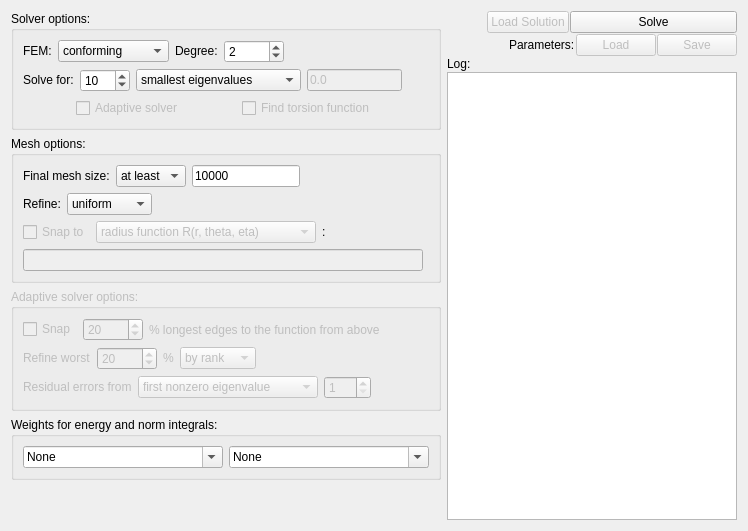
      <widget class="QWidget" name="otherTab">
       <property name="sizePolicy">
        <sizepolicy hsizetype="Expanding" vsizetype="Expanding">
         <horstretch>0</horstretch>
         <verstretch>0</verstretch>
        </sizepolicy>
       </property>
       <attribute name="title">
        <string>Other options</string>
       </attribute>
       <layout class="QHBoxLayout" name="horizontalLayout_13">
        <property name="sizeConstraint">
         <enum>QLayout::SetNoConstraint</enum>
        </property>
        <item>
         <layout class="QVBoxLayout" name="verticalLayout_11">
          <item>
           <widget class="QGroupBox" name="groupBox_3">
            <property name="sizePolicy">
             <sizepolicy hsizetype="Fixed" vsizetype="Fixed">
              <horstretch>0</horstretch>
              <verstretch>0</verstretch>
             </sizepolicy>
            </property>
            <property name="minimumSize">
             <size>
              <width>430</width>
              <height>0</height>
             </size>
            </property>
            <property name="maximumSize">
             <size>
              <width>430</width>
              <height>16777215</height>
             </size>
            </property>
            <property name="title">
             <string>Solver options:</string>
            </property>
            <layout class="QVBoxLayout" name="verticalLayout_14">
             <item>
              <layout class="QHBoxLayout" name="horizontalLayout_14">
               <item>
                <widget class="QLabel" name="label_15">
                 <property name="sizePolicy">
                  <sizepolicy hsizetype="Fixed" vsizetype="Fixed">
                   <horstretch>0</horstretch>
                   <verstretch>0</verstretch>
                  </sizepolicy>
                 </property>
                 <property name="text">
                  <string>FEM:</string>
                 </property>
                </widget>
               </item>
               <item>
                <widget class="QComboBox" name="femType">
                 <property name="sizePolicy">
                  <sizepolicy hsizetype="Fixed" vsizetype="Fixed">
                   <horstretch>0</horstretch>
                   <verstretch>0</verstretch>
                  </sizepolicy>
                 </property>
                 <item>
                  <property name="text">
                   <string>conforming</string>
                  </property>
                 </item>
                 <item>
                  <property name="text">
                   <string>nonconforming</string>
                  </property>
                 </item>
                 <item>
                  <property name="text">
                   <string>lower bound</string>
                  </property>
                 </item>
                </widget>
               </item>
               <item>
                <widget class="QLabel" name="label_17">
                 <property name="sizePolicy">
                  <sizepolicy hsizetype="Fixed" vsizetype="Fixed">
                   <horstretch>0</horstretch>
                   <verstretch>0</verstretch>
                  </sizepolicy>
                 </property>
                 <property name="text">
                  <string>Degree:</string>
                 </property>
                </widget>
               </item>
               <item>
                <widget class="QSpinBox" name="femDegree">
                 <property name="sizePolicy">
                  <sizepolicy hsizetype="Fixed" vsizetype="Fixed">
                   <horstretch>0</horstretch>
                   <verstretch>0</verstretch>
                  </sizepolicy>
                 </property>
                 <property name="minimumSize">
                  <size>
                   <width>60</width>
                   <height>0</height>
                  </size>
                 </property>
                 <property name="maximumSize">
                  <size>
                   <width>60</width>
                   <height>16777215</height>
                  </size>
                 </property>
                 <property name="minimum">
                  <number>1</number>
                 </property>
                 <property name="maximum">
                  <number>3</number>
                 </property>
                 <property name="value">
                  <number>2</number>
                 </property>
                </widget>
               </item>
               <item>
                <spacer name="horizontalSpacer_9">
                 <property name="orientation">
                  <enum>Qt::Horizontal</enum>
                 </property>
                 <property name="sizeHint" stdset="0">
                  <size>
                   <width>40</width>
                   <height>20</height>
                  </size>
                 </property>
                </spacer>
               </item>
              </layout>
             </item>
             <item>
              <layout class="QHBoxLayout" name="horizontalLayout_11">
               <item>
                <widget class="QLabel" name="label_16">
                 <property name="sizePolicy">
                  <sizepolicy hsizetype="Fixed" vsizetype="Fixed">
                   <horstretch>0</horstretch>
                   <verstretch>0</verstretch>
                  </sizepolicy>
                 </property>
                 <property name="text">
                  <string>Solve for:</string>
                 </property>
                </widget>
               </item>
               <item>
                <widget class="QSpinBox" name="solveNumber">
                 <property name="sizePolicy">
                  <sizepolicy hsizetype="Fixed" vsizetype="Fixed">
                   <horstretch>0</horstretch>
                   <verstretch>0</verstretch>
                  </sizepolicy>
                 </property>
                 <property name="minimumSize">
                  <size>
                   <width>50</width>
                   <height>0</height>
                  </size>
                 </property>
                 <property name="maximumSize">
                  <size>
                   <width>50</width>
                   <height>16777215</height>
                  </size>
                 </property>
                 <property name="minimum">
                  <number>1</number>
                 </property>
                 <property name="maximum">
                  <number>100</number>
                 </property>
                 <property name="value">
                  <number>10</number>
                 </property>
                </widget>
               </item>
               <item>
                <widget class="QComboBox" name="solveType">
                 <property name="sizePolicy">
                  <sizepolicy hsizetype="Fixed" vsizetype="Fixed">
                   <horstretch>0</horstretch>
                   <verstretch>0</verstretch>
                  </sizepolicy>
                 </property>
                 <property name="minimumSize">
                  <size>
                   <width>165</width>
                   <height>0</height>
                  </size>
                 </property>
                 <property name="maximumSize">
                  <size>
                   <width>165</width>
                   <height>16777215</height>
                  </size>
                 </property>
                 <item>
                  <property name="text">
                   <string>smallest eigenvalues</string>
                  </property>
                 </item>
                 <item>
                  <property name="text">
                   <string>eigenvalues close to</string>
                  </property>
                 </item>
                </widget>
               </item>
               <item>
                <widget class="QLineEdit" name="targetValue">
                 <property name="enabled">
                  <bool>false</bool>
                 </property>
                 <property name="text">
                  <string>0.0</string>
                 </property>
                </widget>
               </item>
               <item>
                <spacer name="horizontalSpacer_7">
                 <property name="orientation">
                  <enum>Qt::Horizontal</enum>
                 </property>
                 <property name="sizeHint" stdset="0">
                  <size>
                   <width>40</width>
                   <height>20</height>
                  </size>
                 </property>
                </spacer>
               </item>
              </layout>
             </item>
             <item>
              <layout class="QHBoxLayout" name="horizontalLayout_23">
               <item>
                <widget class="QCheckBox" name="adaptive">
                 <property name="enabled">
                  <bool>false</bool>
                 </property>
                 <property name="sizePolicy">
                  <sizepolicy hsizetype="Fixed" vsizetype="Fixed">
                   <horstretch>0</horstretch>
                   <verstretch>0</verstretch>
                  </sizepolicy>
                 </property>
                 <property name="text">
                  <string>Adaptive solver</string>
                 </property>
                </widget>
               </item>
               <item>
                <widget class="QCheckBox" name="torsion">
                 <property name="enabled">
                  <bool>false</bool>
                 </property>
                 <property name="sizePolicy">
                  <sizepolicy hsizetype="Fixed" vsizetype="Fixed">
                   <horstretch>0</horstretch>
                   <verstretch>0</verstretch>
                  </sizepolicy>
                 </property>
                 <property name="text">
                  <string>Find torsion function</string>
                 </property>
                </widget>
               </item>
              </layout>
             </item>
            </layout>
           </widget>
          </item>
          <item>
           <widget class="QGroupBox" name="groupBox_2">
            <property name="sizePolicy">
             <sizepolicy hsizetype="Fixed" vsizetype="Fixed">
              <horstretch>0</horstretch>
              <verstretch>0</verstretch>
             </sizepolicy>
            </property>
            <property name="minimumSize">
             <size>
              <width>430</width>
              <height>0</height>
             </size>
            </property>
            <property name="maximumSize">
             <size>
              <width>430</width>
              <height>16777215</height>
             </size>
            </property>
            <property name="title">
             <string>Mesh options:</string>
            </property>
            <layout class="QVBoxLayout" name="verticalLayout_13">
             <item>
              <layout class="QHBoxLayout" name="horizontalLayout_10">
               <item>
                <widget class="QLabel" name="label_12">
                 <property name="sizePolicy">
                  <sizepolicy hsizetype="Fixed" vsizetype="Fixed">
                   <horstretch>0</horstretch>
                   <verstretch>0</verstretch>
                  </sizepolicy>
                 </property>
                 <property name="text">
                  <string>Final mesh size:</string>
                 </property>
                </widget>
               </item>
               <item>
                <widget class="QComboBox" name="meshLimit">
                 <property name="sizePolicy">
                  <sizepolicy hsizetype="Fixed" vsizetype="Fixed">
                   <horstretch>0</horstretch>
                   <verstretch>0</verstretch>
                  </sizepolicy>
                 </property>
                 <item>
                  <property name="text">
                   <string>at least</string>
                  </property>
                 </item>
                 <item>
                  <property name="text">
                   <string>at most</string>
                  </property>
                 </item>
                </widget>
               </item>
               <item>
                <widget class="QLineEdit" name="meshSize">
                 <property name="sizePolicy">
                  <sizepolicy hsizetype="Fixed" vsizetype="Fixed">
                   <horstretch>0</horstretch>
                   <verstretch>0</verstretch>
                  </sizepolicy>
                 </property>
                 <property name="text">
                  <string>10000</string>
                 </property>
                </widget>
               </item>
               <item>
                <spacer name="horizontalSpacer_5">
                 <property name="orientation">
                  <enum>Qt::Horizontal</enum>
                 </property>
                 <property name="sizeHint" stdset="0">
                  <size>
                   <width>40</width>
                   <height>20</height>
                  </size>
                 </property>
                </spacer>
               </item>
              </layout>
             </item>
             <item>
              <layout class="QHBoxLayout" name="horizontalLayout_12">
               <item>
                <widget class="QLabel" name="label_14">
                 <property name="sizePolicy">
                  <sizepolicy hsizetype="Fixed" vsizetype="Fixed">
                   <horstretch>0</horstretch>
                   <verstretch>0</verstretch>
                  </sizepolicy>
                 </property>
                 <property name="text">
                  <string>Refine:</string>
                 </property>
                </widget>
               </item>
               <item>
                <widget class="QComboBox" name="refine">
                 <property name="sizePolicy">
                  <sizepolicy hsizetype="Fixed" vsizetype="Fixed">
                   <horstretch>0</horstretch>
                   <verstretch>0</verstretch>
                  </sizepolicy>
                 </property>
                 <item>
                  <property name="text">
                   <string>uniform</string>
                  </property>
                 </item>
                 <item>
                  <property name="text">
                   <string>long edge</string>
                  </property>
                 </item>
                </widget>
               </item>
               <item>
                <spacer name="horizontalSpacer_6">
                 <property name="orientation">
                  <enum>Qt::Horizontal</enum>
                 </property>
                 <property name="sizeType">
                  <enum>QSizePolicy::MinimumExpanding</enum>
                 </property>
                 <property name="sizeHint" stdset="0">
                  <size>
                   <width>40</width>
                   <height>20</height>
                  </size>
                 </property>
                </spacer>
               </item>
              </layout>
             </item>
             <item>
              <layout class="QHBoxLayout" name="horizontalLayout_15">
               <item>
                <widget class="QCheckBox" name="snap">
                 <property name="enabled">
                  <bool>false</bool>
                 </property>
                 <property name="sizePolicy">
                  <sizepolicy hsizetype="Fixed" vsizetype="Fixed">
                   <horstretch>0</horstretch>
                   <verstretch>0</verstretch>
                  </sizepolicy>
                 </property>
                 <property name="text">
                  <string>Snap to</string>
                 </property>
                </widget>
               </item>
               <item>
                <widget class="QComboBox" name="snapType">
                 <property name="enabled">
                  <bool>false</bool>
                 </property>
                 <property name="minimumSize">
                  <size>
                   <width>220</width>
                   <height>0</height>
                  </size>
                 </property>
                 <property name="maximumSize">
                  <size>
                   <width>200</width>
                   <height>16777215</height>
                  </size>
                 </property>
                 <item>
                  <property name="text">
                   <string>radius function R(r, theta, eta)</string>
                  </property>
                 </item>
                 <item>
                  <property name="text">
                   <string>revolution (R(r, theta), z)</string>
                  </property>
                 </item>
                 <item>
                  <property name="text">
                   <string>width (F(y, z), y, z)</string>
                  </property>
                 </item>
                 <item>
                  <property name="text">
                   <string>depth (x, F(x, z), z)</string>
                  </property>
                 </item>
                 <item>
                  <property name="text">
                   <string>height (x, y, F(z))</string>
                  </property>
                 </item>
                </widget>
               </item>
               <item>
                <widget class="QLabel" name="label_18">
                 <property name="sizePolicy">
                  <sizepolicy hsizetype="Fixed" vsizetype="Preferred">
                   <horstretch>0</horstretch>
                   <verstretch>0</verstretch>
                  </sizepolicy>
                 </property>
                 <property name="text">
                  <string>:</string>
                 </property>
                </widget>
               </item>
               <item>
                <spacer name="horizontalSpacer_8">
                 <property name="orientation">
                  <enum>Qt::Horizontal</enum>
                 </property>
                 <property name="sizeType">
                  <enum>QSizePolicy::MinimumExpanding</enum>
                 </property>
                 <property name="sizeHint" stdset="0">
                  <size>
                   <width>40</width>
                   <height>20</height>
                  </size>
                 </property>
                </spacer>
               </item>
              </layout>
             </item>
             <item>
              <widget class="QLineEdit" name="snapFunction">
               <property name="enabled">
                <bool>false</bool>
               </property>
               <property name="sizePolicy">
                <sizepolicy hsizetype="Fixed" vsizetype="Fixed">
                 <horstretch>0</horstretch>
                 <verstretch>0</verstretch>
                </sizepolicy>
               </property>
               <property name="minimumSize">
                <size>
                 <width>400</width>
                 <height>0</height>
                </size>
               </property>
               <property name="maximumSize">
                <size>
                 <width>400</width>
                 <height>16777215</height>
                </size>
               </property>
              </widget>
             </item>
            </layout>
           </widget>
          </item>
          <item>
           <widget class="QGroupBox" name="groupBox">
            <property name="enabled">
             <bool>false</bool>
            </property>
            <property name="sizePolicy">
             <sizepolicy hsizetype="Fixed" vsizetype="Fixed">
              <horstretch>0</horstretch>
              <verstretch>0</verstretch>
             </sizepolicy>
            </property>
            <property name="minimumSize">
             <size>
              <width>430</width>
              <height>0</height>
             </size>
            </property>
            <property name="maximumSize">
             <size>
              <width>430</width>
              <height>16777215</height>
             </size>
            </property>
            <property name="title">
             <string>Adaptive solver options:</string>
            </property>
            <layout class="QVBoxLayout" name="verticalLayout_15">
             <item>
              <layout class="QHBoxLayout" name="horizontalLayout_18">
               <item>
                <widget class="QCheckBox" name="adaptiveSnap">
                 <property name="sizePolicy">
                  <sizepolicy hsizetype="Fixed" vsizetype="Fixed">
                   <horstretch>0</horstretch>
                   <verstretch>0</verstretch>
                  </sizepolicy>
                 </property>
                 <property name="text">
                  <string>Snap</string>
                 </property>
                </widget>
               </item>
               <item>
                <widget class="QSpinBox" name="snapPercent">
                 <property name="enabled">
                  <bool>false</bool>
                 </property>
                 <property name="sizePolicy">
                  <sizepolicy hsizetype="Fixed" vsizetype="Fixed">
                   <horstretch>0</horstretch>
                   <verstretch>0</verstretch>
                  </sizepolicy>
                 </property>
                 <property name="minimumSize">
                  <size>
                   <width>60</width>
                   <height>0</height>
                  </size>
                 </property>
                 <property name="maximumSize">
                  <size>
                   <width>60</width>
                   <height>16777215</height>
                  </size>
                 </property>
                 <property name="minimum">
                  <number>1</number>
                 </property>
                 <property name="maximum">
                  <number>100</number>
                 </property>
                 <property name="value">
                  <number>20</number>
                 </property>
                </widget>
               </item>
               <item>
                <widget class="QLabel" name="label_21">
                 <property name="text">
                  <string>% longest edges to the function from above</string>
                 </property>
                </widget>
               </item>
              </layout>
             </item>
             <item>
              <layout class="QHBoxLayout" name="horizontalLayout_17">
               <item>
                <widget class="QLabel" name="label_19">
                 <property name="sizePolicy">
                  <sizepolicy hsizetype="Fixed" vsizetype="Fixed">
                   <horstretch>0</horstretch>
                   <verstretch>0</verstretch>
                  </sizepolicy>
                 </property>
                 <property name="text">
                  <string>Refine worst</string>
                 </property>
                </widget>
               </item>
               <item>
                <widget class="QSpinBox" name="adaptivePercent">
                 <property name="sizePolicy">
                  <sizepolicy hsizetype="Fixed" vsizetype="Fixed">
                   <horstretch>0</horstretch>
                   <verstretch>0</verstretch>
                  </sizepolicy>
                 </property>
                 <property name="minimumSize">
                  <size>
                   <width>60</width>
                   <height>0</height>
                  </size>
                 </property>
                 <property name="maximumSize">
                  <size>
                   <width>60</width>
                   <height>16777215</height>
                  </size>
                 </property>
                 <property name="minimum">
                  <number>1</number>
                 </property>
                 <property name="value">
                  <number>20</number>
                 </property>
                </widget>
               </item>
               <item>
                <widget class="QLabel" name="label_20">
                 <property name="sizePolicy">
                  <sizepolicy hsizetype="Fixed" vsizetype="Fixed">
                   <horstretch>0</horstretch>
                   <verstretch>0</verstretch>
                  </sizepolicy>
                 </property>
                 <property name="text">
                  <string>%</string>
                 </property>
                </widget>
               </item>
               <item>
                <widget class="QComboBox" name="adaptiveType">
                 <item>
                  <property name="text">
                   <string>by rank</string>
                  </property>
                 </item>
                 <item>
                  <property name="text">
                   <string>by value</string>
                  </property>
                 </item>
                </widget>
               </item>
               <item>
                <spacer name="horizontalSpacer_10">
                 <property name="orientation">
                  <enum>Qt::Horizontal</enum>
                 </property>
                 <property name="sizeType">
                  <enum>QSizePolicy::MinimumExpanding</enum>
                 </property>
                 <property name="sizeHint" stdset="0">
                  <size>
                   <width>40</width>
                   <height>20</height>
                  </size>
                 </property>
                </spacer>
               </item>
              </layout>
             </item>
             <item>
              <layout class="QHBoxLayout" name="horizontalLayout_19">
               <item>
                <widget class="QLabel" name="label_22">
                 <property name="sizePolicy">
                  <sizepolicy hsizetype="Fixed" vsizetype="Fixed">
                   <horstretch>0</horstretch>
                   <verstretch>0</verstretch>
                  </sizepolicy>
                 </property>
                 <property name="text">
                  <string>Residual errors from</string>
                 </property>
                </widget>
               </item>
               <item>
                <widget class="QComboBox" name="residualType">
                 <property name="sizePolicy">
                  <sizepolicy hsizetype="Fixed" vsizetype="Fixed">
                   <horstretch>0</horstretch>
                   <verstretch>0</verstretch>
                  </sizepolicy>
                 </property>
                 <property name="minimumSize">
                  <size>
                   <width>180</width>
                   <height>0</height>
                  </size>
                 </property>
                 <item>
                  <property name="text">
                   <string>first nonzero eigenvalue</string>
                  </property>
                 </item>
                 <item>
                  <property name="text">
                   <string>eigenvalue number</string>
                  </property>
                 </item>
                 <item>
                  <property name="text">
                   <string>torsion function</string>
                  </property>
                 </item>
                </widget>
               </item>
               <item>
                <widget class="QSpinBox" name="residualNumber">
                 <property name="enabled">
                  <bool>false</bool>
                 </property>
                 <property name="minimum">
                  <number>1</number>
                 </property>
                 <property name="maximum">
                  <number>100</number>
                 </property>
                </widget>
               </item>
               <item>
                <spacer name="horizontalSpacer_11">
                 <property name="orientation">
                  <enum>Qt::Horizontal</enum>
                 </property>
                 <property name="sizeHint" stdset="0">
                  <size>
                   <width>0</width>
                   <height>20</height>
                  </size>
                 </property>
                </spacer>
               </item>
              </layout>
             </item>
            </layout>
           </widget>
          </item>
          <item>
           <widget class="QGroupBox" name="groupBox_4">
            <property name="title">
             <string>Weights for energy and norm integrals:</string>
            </property>
            <layout class="QHBoxLayout" name="horizontalLayout_20">
             <item>
              <widget class="QComboBox" name="weightTop">
               <property name="editable">
                <bool>true</bool>
               </property>
               <property name="currentIndex">
                <number>0</number>
               </property>
               <item>
                <property name="text">
                 <string>None</string>
                </property>
               </item>
               <item>
                <property name="text">
                 <string>Gaussian</string>
                </property>
               </item>
              </widget>
             </item>
             <item>
              <widget class="QComboBox" name="weightBottom">
               <property name="editable">
                <bool>true</bool>
               </property>
               <item>
                <property name="text">
                 <string>None</string>
                </property>
               </item>
               <item>
                <property name="text">
                 <string>Gaussian</string>
                </property>
               </item>
              </widget>
             </item>
            </layout>
           </widget>
          </item>
          <item>
           <spacer name="verticalSpacer">
            <property name="orientation">
             <enum>Qt::Vertical</enum>
            </property>
            <property name="sizeHint" stdset="0">
             <size>
              <width>20</width>
              <height>40</height>
             </size>
            </property>
           </spacer>
          </item>
         </layout>
        </item>
        <item>
         <layout class="QVBoxLayout" name="verticalLayout_12">
          <property name="spacing">
           <number>1</number>
          </property>
          <item>
           <layout class="QHBoxLayout" name="horizontalLayout_16">
            <item>
             <spacer name="horizontalSpacer_12">
              <property name="orientation">
               <enum>Qt::Horizontal</enum>
              </property>
              <property name="sizeHint" stdset="0">
               <size>
                <width>40</width>
                <height>20</height>
               </size>
              </property>
             </spacer>
            </item>
            <item>
             <widget class="QPushButton" name="pushButton">
              <property name="enabled">
               <bool>false</bool>
              </property>
              <property name="sizePolicy">
               <sizepolicy hsizetype="Fixed" vsizetype="Fixed">
                <horstretch>0</horstretch>
                <verstretch>0</verstretch>
               </sizepolicy>
              </property>
              <property name="text">
               <string>Load Solution</string>
              </property>
             </widget>
            </item>
            <item>
             <widget class="QPushButton" name="solve4">
              <property name="sizePolicy">
               <sizepolicy hsizetype="Fixed" vsizetype="Fixed">
                <horstretch>0</horstretch>
                <verstretch>0</verstretch>
               </sizepolicy>
              </property>
              <property name="minimumSize">
               <size>
                <width>167</width>
                <height>0</height>
               </size>
              </property>
              <property name="maximumSize">
               <size>
                <width>167</width>
                <height>16777215</height>
               </size>
              </property>
              <property name="text">
               <string>Solve</string>
              </property>
             </widget>
            </item>
           </layout>
          </item>
          <item>
           <layout class="QHBoxLayout" name="horizontalLayout_24">
            <item>
             <spacer name="horizontalSpacer_2">
              <property name="orientation">
               <enum>Qt::Horizontal</enum>
              </property>
              <property name="sizeHint" stdset="0">
               <size>
                <width>40</width>
                <height>20</height>
               </size>
              </property>
             </spacer>
            </item>
            <item>
             <widget class="QLabel" name="label_24">
              <property name="text">
               <string>Parameters:</string>
              </property>
             </widget>
            </item>
            <item>
             <widget class="QPushButton" name="pushButton_3">
              <property name="enabled">
               <bool>false</bool>
              </property>
              <property name="sizePolicy">
               <sizepolicy hsizetype="Fixed" vsizetype="Fixed">
                <horstretch>0</horstretch>
                <verstretch>0</verstretch>
               </sizepolicy>
              </property>
              <property name="text">
               <string>Load</string>
              </property>
             </widget>
            </item>
            <item>
             <widget class="QPushButton" name="pushButton_2">
              <property name="enabled">
               <bool>false</bool>
              </property>
              <property name="sizePolicy">
               <sizepolicy hsizetype="Fixed" vsizetype="Fixed">
                <horstretch>0</horstretch>
                <verstretch>0</verstretch>
               </sizepolicy>
              </property>
              <property name="text">
               <string>Save</string>
              </property>
             </widget>
            </item>
           </layout>
          </item>
          <item>
           <widget class="QLabel" name="label_23">
            <property name="text">
             <string>Log:</string>
            </property>
           </widget>
          </item>
          <item>
           <widget class="QPlainTextEdit" name="stats">
            <property name="sizePolicy">
             <sizepolicy hsizetype="Expanding" vsizetype="Expanding">
              <horstretch>0</horstretch>
              <verstretch>0</verstretch>
             </sizepolicy>
            </property>
            <property name="readOnly">
             <bool>true</bool>
            </property>
           </widget>
          </item>
         </layout>
        </item>
       </layout>
      </widget>
